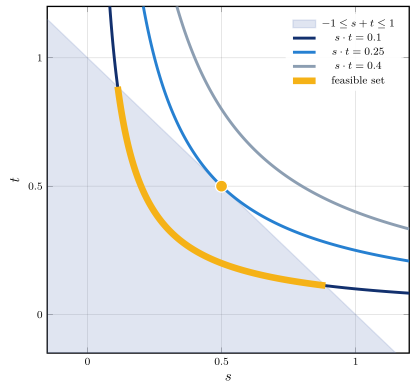

Write the Julia code that produced this figure.
using Plots
pgfplotsx()

# Window (first quadrant is where the complementarity variables live, s,t ≥ 0)
const LO, HI = -0.15, 1.2

fmtκ(κ) = rstrip(rstrip(string(round(κ; digits = 3)), '0'), '.')

# First-quadrant branch of the relaxed complementarity curve s·t = κ, clipped to
# the window (NaN off-window so the line breaks cleanly).
function hyperbola(κ; n = 500)
    ss = range(max(LO, κ / HI), HI; length = n)
    ts = κ ./ ss
    ts[(ts .> HI) .| (ts .< LO)] .= NaN
    return ss, ts
end

# Feasible portion of the curve: the arc with s + t ≤ 1. On s·t = κ we have
# s + t ≤ 1 exactly for s ∈ [(1-d)/2, (1+d)/2] with d = √(1-4κ); it is empty
# once κ > 0.25 (the curve clears the band entirely).
function feasible_arc(κ; n = 200)
    κ > 0.25 && return (Float64[], Float64[])
    d = sqrt(1 - 4κ)
    ss = range((1 - d) / 2, (1 + d) / 2; length = n)
    return ss, κ ./ ss
end

# The lone tangent solution, present only at the fold κ = 0.25.
tangent_point(κ) = isapprox(κ, 0.25; atol = 1e-9) ? [(0.5, 0.5)] : Tuple{Float64,Float64}[]

const BAND = RGBA(0.45, 0.55, 0.75, 0.22)   # shaded inequality region
const GOLD = RGB(0.96, 0.70, 0.09)          # highlighted feasible solutions
# curve colour ramp: κ = 0.1 (in the band) → 0.25 (tangent) → 0.4 (outside)
const KAPPA_CMAP = cgrad([RGB(0.07, 0.19, 0.43), RGB(0.15, 0.50, 0.82), RGB(0.55, 0.62, 0.70)])

function solnchange_plot(; κs = [0.1, 0.25, 0.4])
    n = length(κs)
    colof(i) = n == 1 ? KAPPA_CMAP[0.5] : KAPPA_CMAP[(i - 1) / (n - 1)]

    plt = plot(; size = 0.8 .* (560, 540), aspect_ratio = 1, legend = :topright,
        xlims = (LO, HI), ylims = (LO, HI),
        xticks = ([0.0, 0.5, 1.0], ["0", "0.5", "1"]),
        yticks = ([0.0, 0.5, 1.0], ["0", "0.5", "1"]),
        xlabel = raw"\(s\)", ylabel = raw"\(t\)",
        framestyle = :box, grid = true, gridalpha = 0.15,
        background_color_legend = RGBA(1, 1, 1, 0.9), foreground_color_legend = nothing)

    # Shaded inequality region -1 ≤ s+t ≤ 1 (only the s+t ≤ 1 edge falls in view).
    band = Shape([(LO, LO), (1 - LO, LO), (LO, 1 - LO)])
    plot!(plt, band; lw = 1.0, linecolor = BAND, fillcolor = BAND, label = raw"\(-1\le s+t\le 1\)")

    # Relaxed complementarity curves, one per κ.
    for (i, κ) in enumerate(κs)
        plot!(plt, hyperbola(κ)...; color = colof(i), lw = 2.2,
            label = "\\(s\\cdot t = $(fmtκ(κ))\\)")
    end

    # Highlighted feasible solution set, plus the lone tangent solution.
    for κ in κs
        fs, ft = feasible_arc(κ)
        isempty(fs) || plot!(plt, fs, ft; color = GOLD, lw = 5, label = "")
    end
    for κ in κs
        pts = tangent_point(κ)
        isempty(pts) || scatter!(plt, first.(pts), last.(pts);
            marker = :circle, ms = 6, color = GOLD,
            markerstrokecolor = :white, markerstrokewidth = 1.2, label = "")
    end
    # Legend key for the highlight (drawn off-window).
    plot!(plt, [2.0, 2.0], [2.0, 2.0]; color = GOLD, lw = 5, label = "feasible set")
    return plt
end

plt = solnchange_plot()
savefig(plt, joinpath(@__DIR__, "solnchange.svg"))
display(plt)
